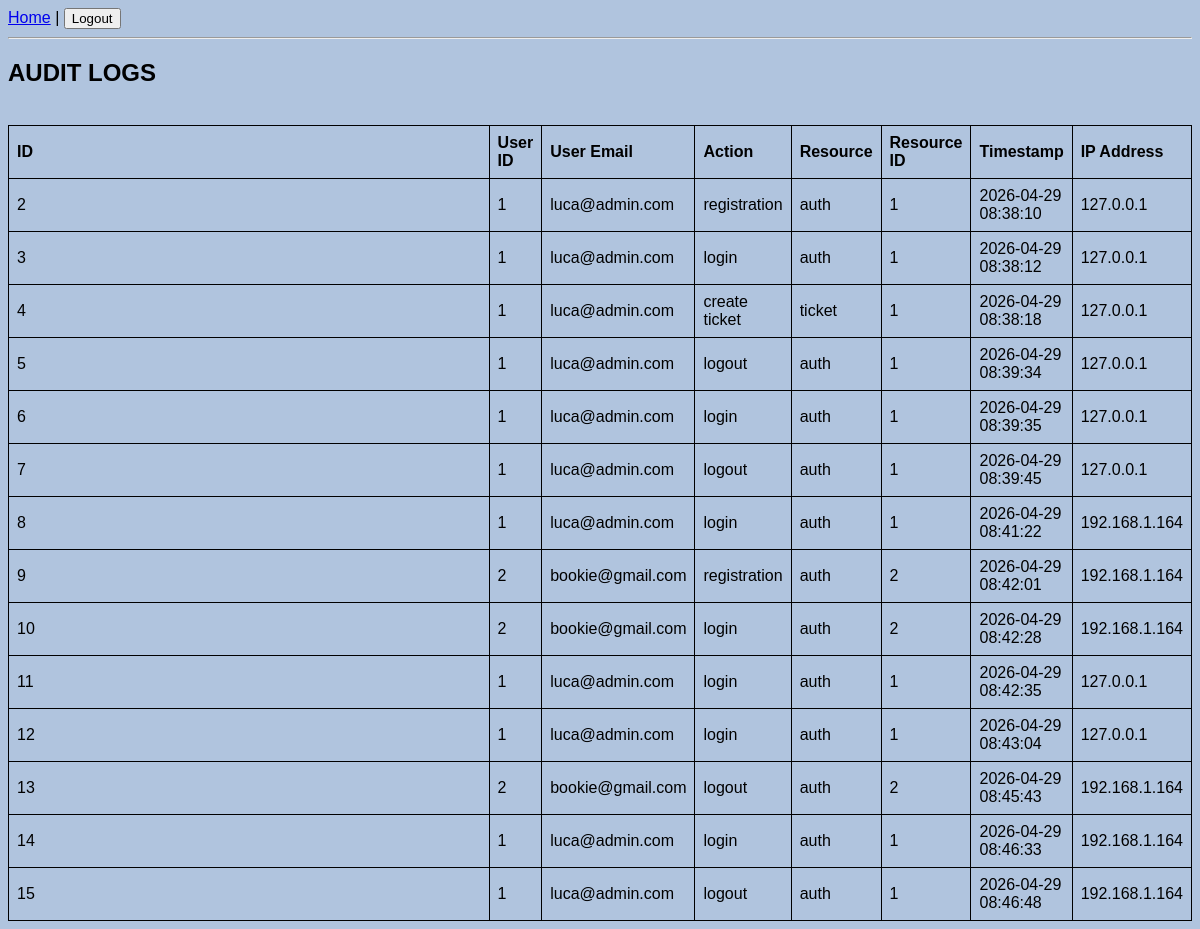
/audit-logs (signed in), run on an earlier commit of the app's database.
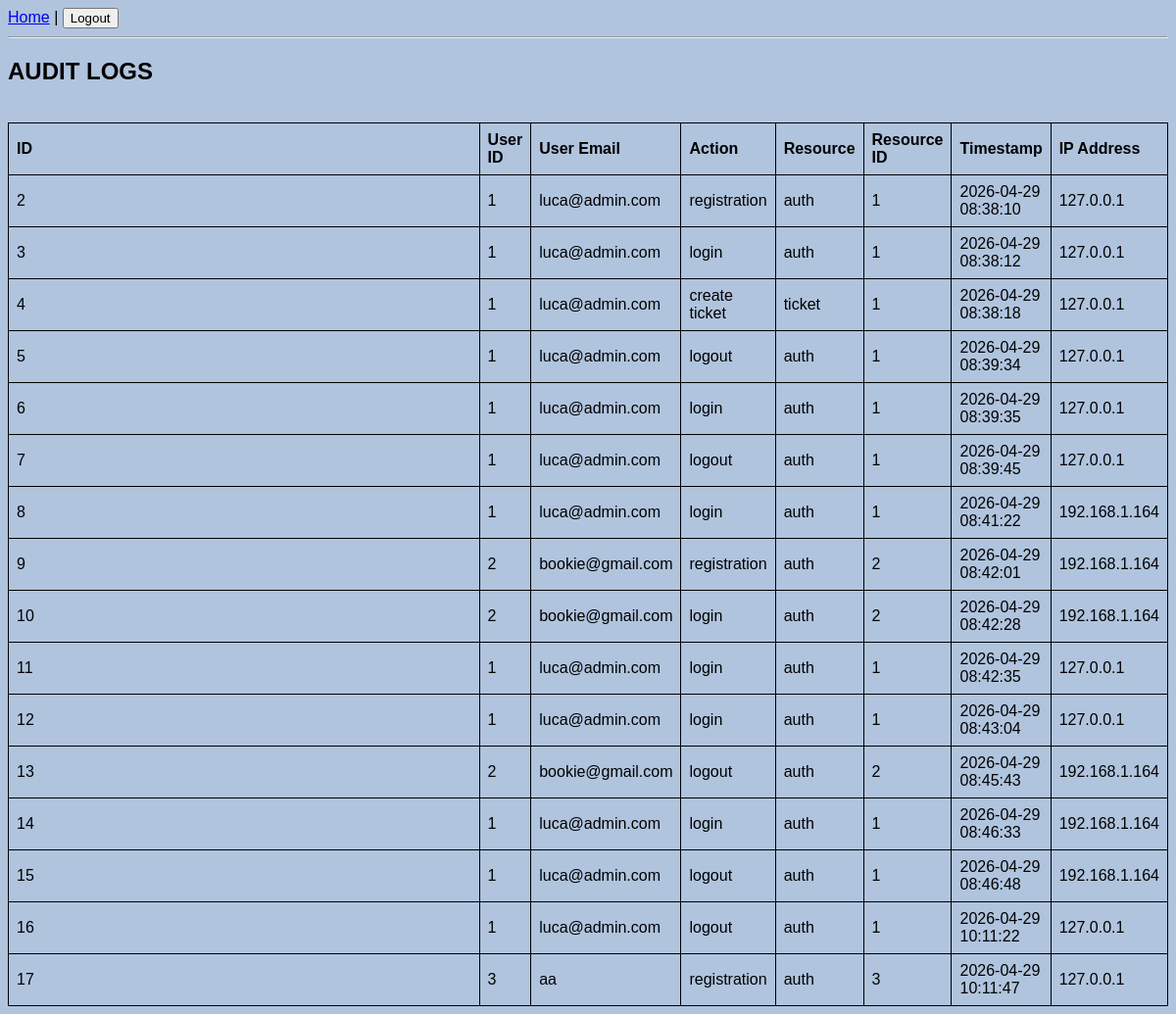
And on a later commit of the database.
### tables this page shows
CREATE TABLE audit_logs(
    id INTEGER PRIMARY KEY AUTOINCREMENT,
    user_id INTEGER NOT NULL,
    action STRING NOT NULL,
    resource STRING NOT NULL,
    resource_id STRING NOT NULL,
    timestamp TIMESTAMP NOT NULL DEFAULT CURRENT_TIMESTAMP,
    ip_address STRING NOT NULL,
    FOREIGN KEY (user_id) REFERENCES users(id)
);

CREATE TABLE users (
    id INTEGER PRIMARY KEY AUTOINCREMENT,
    email STRING UNIQUE NOT NULL UNIQUE,
    password_hash STRING NOT NULL,
    role STRING NOT NULL,
    created_at TIMESTAMP DEFAULT CURRENT_TIMESTAMP,
    locked BOOLEAN DEFAULT FALSE,
    CONSTRAINT role_enum CHECK (upper(role) IN ('ANALYST', 'MANAGER'))
);

### app.py (the view)
@app.get("/audit-logs")
def audit_logs():
    user = current_user() #verificare sesiune
    if not user:
        return redirect(url_for("login"))
    if user["role"] != "MANAGER": #doar managerii pot vedea audit log ul
        return redirect(url_for("home"))
    db = get_db()
    logs = db.execute("SELECT al.*, u.email FROM audit_logs al JOIN users u ON al.user_id==u.id").fetchall()
    return render_template("audit-logs.html", user=user, logs=logs)

### app.py (called while the page is built)
@app.teardown_appcontext
def teardown_db(exception):
    close_db(exception)

def current_user():
    user_email = request.cookies.get("user_email")
    if not user_email:
        return None
    db = get_db()
    return db.execute("SELECT * FROM users WHERE email = ?", (user_email,)).fetchone()

### database.py (called while the page is built)
def get_db():
    if "db" not in g:
        g.db = sqlite3.connect(DB_PATH)
        g.db.row_factory = sqlite3.Row
    return g.db

### templates/audit-logs.html
{% extends "base.html" %}
{% block content %}
    <h2>AUDIT LOGS</h2>
    <br>
    <table>
        <tr>
        <th>ID</th>
        <th>User ID</th>
        <th>User Email</th>
        <th>Action</th>
        <th>Resource</th>
        <th>Resource ID</th>
        <th>Timestamp</th>
        <th>IP Address</th>
    </tr>
    {% for log in logs %}
        <tr>
            <td>{{ log["id"] }}</td>
            <td>{{ log["user_id"] }}</td>
            <td>{{ log["email"] }}</td>
            <td>{{ log["action"] }}</td>
            <td>{{ log["resource"] }}</td>
            <td>{{ log["resource_id"] }}</td>
            <td>{{ log["timestamp"] }}</td>
            <td>{{ log["ip_address"] }}</td>
        </tr>
    {% endfor %}
    </table>
{% endblock %}

### templates/base.html (shortened to what this page needs)
<!doctype html>
<html lang="ro">
<head>
</head>
<body>
  <nav>
    {% if request.cookies.get("user_email") %}
        <a href="{{ url_for('home') }}">Home</a> |
      <form action="{{ url_for('logout') }}" method="post" style="display:inline;">
        <button type="submit">Logout</button>
      </form>
    {% else %}
      <a href="{{ url_for('login') }}">Login</a> |
      <a href="{{ url_for('register') }}">Register</a>
    {% endif %}
  </nav>
  <hr/>
  {% block content %}{% endblock %}
</body>
</html>

### templates/base.html (style rules this page uses)
body { font-family: Arial, sans-serif; background-color: lightsteelblue; }
table, th, td { width: 100%; border: 1px solid black; border-collapse: collapse; text-align: left; padding: 8px; }

What changed in the data, as far as the page shows it:
added audit_logs: id "16", user_id "1", email "luca@admin.com", action "logout", resource "auth", resource_id "1", timestamp "2026-04-29 10:11:22", ip_address "127.0.0.1"
added audit_logs: id "17", user_id "3", email "aa", action "registration", resource "auth", resource_id "3", timestamp "2026-04-29 10:11:47", ip_address "127.0.0.1"
